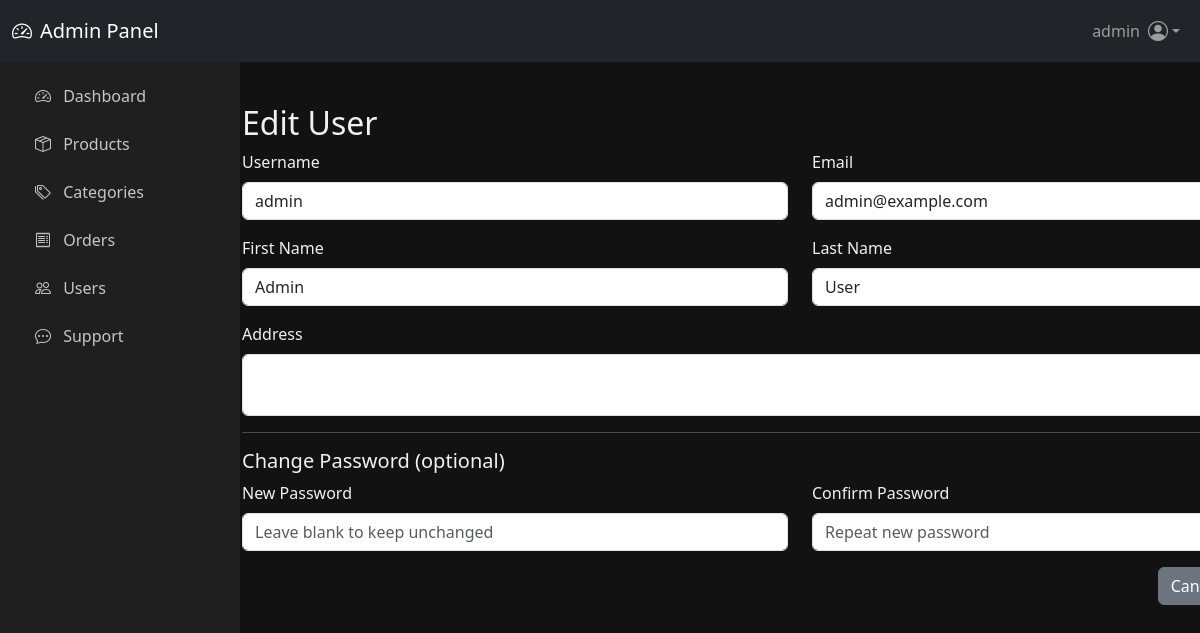
/admin/edit_user.php?id=1 (signed in), run on the app's committed database.
### tables this page shows
CREATE TABLE users (
    id INT AUTO_INCREMENT PRIMARY KEY,
    username VARCHAR(50) NOT NULL UNIQUE,
    email VARCHAR(100) NOT NULL UNIQUE,
    password VARCHAR(255) NOT NULL,
    first_name VARCHAR(50) NOT NULL,
    last_name VARCHAR(50) NOT NULL,
    address TEXT,
    is_admin BOOLEAN DEFAULT FALSE,
    created_at TIMESTAMP DEFAULT CURRENT_TIMESTAMP
);

### admin/edit_user.php (the view, shortened to what this page needs)
<?php
require_once '../includes/db.php';
$user_id = isset($_GET['id']) ? intval($_GET['id']) : 0;
$stmt = $pdo->prepare("SELECT * FROM users WHERE id = ?");
$stmt->execute([$user_id]);
$user = $stmt->fetch();
require_once 'header.php';
?>
<div class="container mt-4">
    <h2>Edit User</h2>
    <form method="post">
        <div class="row mb-3">
            <div class="col-md-6">
                <label class="form-label">Username</label>
                <input type="text" name="username" value="<?= htmlspecialchars($user['username']) ?>" class="form-control" required>
            </div>
            <div class="col-md-6">
                <label class="form-label">Email</label>
                <input type="email" name="email" value="<?= htmlspecialchars($user['email']) ?>" class="form-control" required>
            </div>
        </div>
        <div class="row mb-3">
            <div class="col-md-6">
                <label class="form-label">First Name</label>
                <input type="text" name="first_name" value="<?= htmlspecialchars($user['first_name']) ?>" class="form-control">
            </div>
            <div class="col-md-6">
                <label class="form-label">Last Name</label>
                <input type="text" name="last_name" value="<?= htmlspecialchars($user['last_name']) ?>" class="form-control">
            </div>
        </div>
        <div class="mb-3">
            <label class="form-label">Address</label>
            <textarea name="address" class="form-control"><?= htmlspecialchars($user['address']) ?></textarea>
        </div>
        <hr>
        <h5>Change Password (optional)</h5>
        <div class="row mb-3">
            <div class="col-md-6">
                <label class="form-label">New Password</label>
                <input type="password" name="new_password" class="form-control" placeholder="Leave blank to keep unchanged">
            </div>
            <div class="col-md-6">
                <label class="form-label">Confirm Password</label>
                <input type="password" name="confirm_password" class="form-control" placeholder="Repeat new password">
            </div>
        </div>
        <div class="text-end">
            <a href="manage_users.php" class="btn btn-secondary">Cancel</a>
        </div>
    </form>
</div>

### assets/css/admin.css (style rules this page uses)
html, body { height: 100%; margin: 0; padding: 0; overflow-x: hidden; background-color: #121212; color: #f1f1f1; font-family: 'Segoe UI', Tahoma, Geneva, Verdana, sans-serif; }
.admin-body { display: flex; flex-direction: column; height: 100vh; padding-top: 56px; }

### data on the page
users: username "admin", email "admin@example.com", first_name "Admin", last_name "User"

### other printed values
$_SESSION['username'] "admin"
